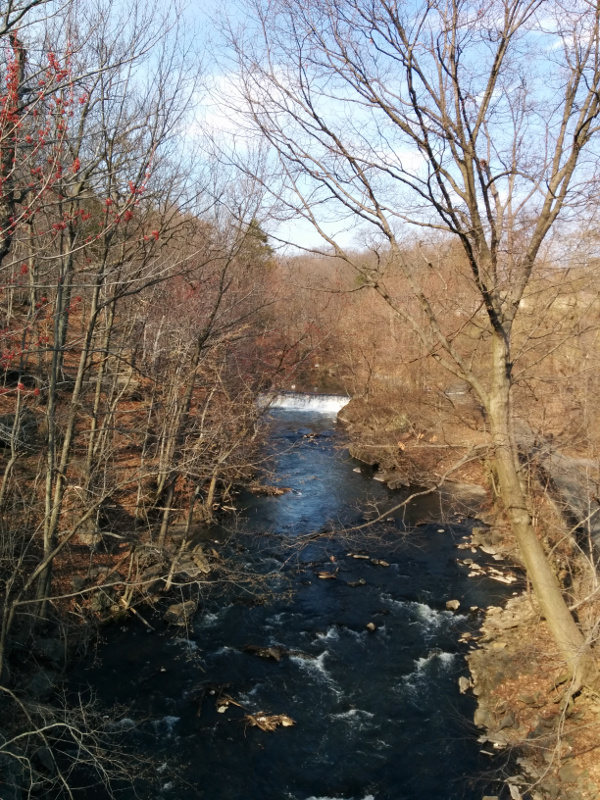
#> input picture tree.jpg, 600 x 800 px
$ python chapter-06.py   (older library calls are emulated)
#> lines starting #> are read from the running program, lines starting #| are printed output that depends on the picture
### chapter 6: Clustering with K-Means

# The elbow method #胳膊肘
# we use this method to define to make choice of K
# it plots the cost function produced by different values of K.

import numpy as np
from sklearn.cluster import KMeans
from scipy.spatial.distance import cdist
import matplotlib.pyplot as plt
cluster1 = np.random.uniform(0.5, 1.5, (2, 10))
cluster2 = np.random.uniform(3.5, 4.5, (2, 10))

X = np.hstack((cluster1, cluster2)).T
plt.scatter(X[:, 0], X[:, 1])
plt.show()
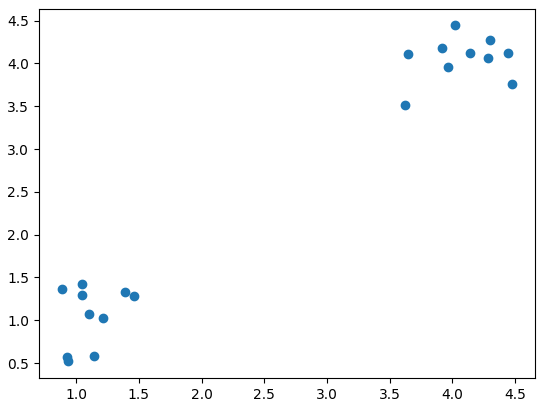
#> figure drawn by matplotlib, 1 panel

plt.close()

K = range(1, 10)
# [1, 2, 3, 4, 5, 6, 7, 8, 9] 其实只有9个类别
meandistortions = []
for k in K:
    kmeans = KMeans(n_clusters=k)
    kmeans.fit(X)
    meandistortions.append(sum(np.min(cdist(X, kmeans.cluster_centers_, 'euclidean'), axis=1)) / X.shape[0])
# cdist(X, kmeans.cluster_centers_, 'euclidean')
# get the distance of each point to the cluster_centers_
# np.min(data,axis=1)选取每一行最小的值，也就是说distortion的定义就是每个点到聚类中心的距离
plt.plot(K, meandistortions, 'bx-')
plt.xlabel('k')
plt.ylabel('Average distortion')
plt.title('Selecting k with the Elbow Method')
plt.show()
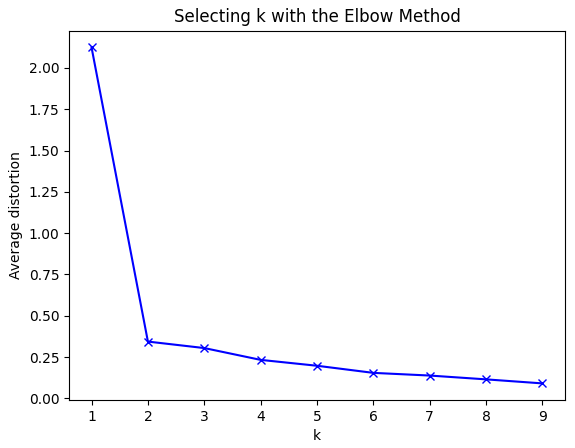
#> figure drawn by matplotlib, 1 panel


cluster1 = np.random.uniform(3.5, 4.5, (2, 10))
cluster2 = np.random.uniform(5.0, 6.0, (2, 10))
cluster3 = np.random.uniform(6.5, 7.5, (2, 10))

# 将两个类的数据组合在一起
X = np.hstack((cluster1, cluster2, cluster3)).T
plt.scatter(X[:, 0], X[:, 1])
plt.close();
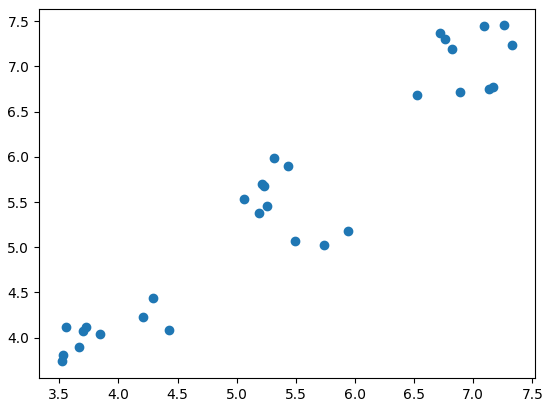
#> figure drawn by matplotlib, 1 panel
#X = np.vstack((cluster1, cluster2)).T
# 变化这个类别的数量
K = range(1, 10)
# [1, 2, 3, 4, 5, 6, 7, 8, 9] 其实只有9个类别
meandistortions = []
for k in K:
    kmeans = KMeans(n_clusters=k)
    kmeans.fit(X)
    meandistortions.append(sum(np.min(cdist(X, kmeans.cluster_centers_, 'euclidean'), axis=1)) / X.shape[0])
# cdist(X, kmeans.cluster_centers_, 'euclidean')
# get the distance of each point to the cluster_centers_
# np.min(data,axis=1)选取每一行最小的值，也就是说distortion的定义就是每个点到聚类中心的距离
# 然后求平均的距离。这个就是失真的定义。
# 然后选取失真水平修缮最好的那一次
plt.plot(K, meandistortions, 'bx-')
plt.xlabel('k')
plt.ylabel('Average distortion')
plt.title('Selecting k with the Elbow Method')
plt.show()
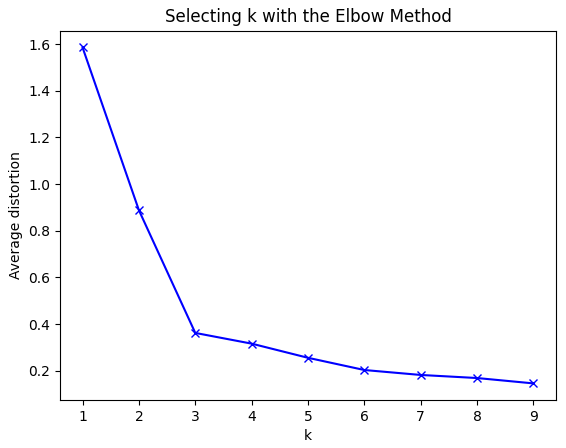
#> figure drawn by matplotlib, 1 panel


### Evaluating clusters
import numpy as np
from sklearn.cluster import KMeans
from sklearn import metrics
import matplotlib.pyplot as plt

plt.subplot(3, 2, 1)
x1 = np.array([1, 2, 3, 1, 5, 6, 5, 5, 6, 7, 8, 9, 7, 9])
x2 = np.array([1, 3, 2, 2, 8, 6, 7, 6, 7, 1, 2, 1, 1, 3])
X = np.array(list(zip(x1, x2))).reshape(len(x1), 2)
plt.xlim([0, 10])
plt.ylim([0, 10])
plt.title('Instances')
plt.scatter(x1, x2)

colors = ['b', 'g', 'r', 'c', 'm', 'y', 'k', 'b']
markers = ['o', 's', 'D', 'v', '^', 'p', '*', '+']
tests = [2, 3, 4, 5, 8]
subplot_counter = 1
for t in tests:
    subplot_counter += 1
    plt.subplot(3, 2, subplot_counter)
    kmeans_model = KMeans(n_clusters=t).fit(X)
    for i, l in enumerate(kmeans_model.labels_):
        plt.plot(x1[i], x2[i], color=colors[l], marker=markers[l], ls='None')
    plt.xlim([0, 10])
    plt.ylim([0, 10])
    plt.title('K = %s, silhouette coefficient = %.03f'
              % (t, metrics.silhouette_score(X, kmeans_model.labels_,
                                             metric='euclidean')))

plt.show()
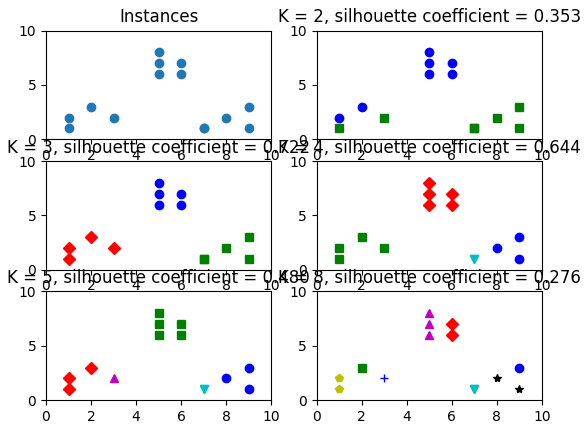
#> figure drawn by matplotlib, 6 panels


### Image quantization
import numpy as np
import matplotlib.pyplot as plt
from sklearn.cluster import KMeans
from sklearn.utils import shuffle
import mahotas as mh

original_img = np.array(mh.imread('tree.jpg'), dtype=np.float64) / 255
original_dimensions = tuple(original_img.shape)
#> original_dimensions = (800, 600, 3)
width, height, depth = tuple(original_img.shape)
#> width = 800; height = 600; depth = 3

image_flattened = np.reshape(original_img, (width * height, depth))
image_array_sample = shuffle(image_flattened, random_state=0)[:1000]
#> image_array_sample = 1000 rows, first 8: [0.502, 0.412, 0.286], [0.725, 0.769, 0.839], [0.0431, 0.0941, 0.118], [0.741, 0.725, 0.682], [0.412, 0.294, 0.145], [0.302, 0.243, 0.153], [0.702, 0.557, 0.443], [0.345, 0.271, 0.216]
estimator = KMeans(n_clusters=20, random_state=0)
estimator.fit(image_array_sample)

#estimator.fit(image_flattened)

cluster_assignments = estimator.predict(image_flattened)
compressed_palette = estimator.cluster_centers_
compressed_img = np.zeros((width, height, compressed_palette.shape[1]))

label_idx = 0
for i in range(width):
    for j in range(height):
        compressed_img[i][j] = compressed_palette[cluster_assignments[label_idx]]
        label_idx += 1
#> after the loop, label_idx = 480000
plt.subplot(122)
plt.title('Original Image')
plt.imshow(original_img)
plt.axis('off')
plt.subplot(121)
plt.title('Compressed Image')
plt.imshow(compressed_img)
plt.axis('off')
plt.show()

plt.close()

### Clustering to learn features

import numpy as np
import mahotas as mh
from mahotas.features import surf
from sklearn.linear_model import LogisticRegression
from sklearn.metrics import *
from sklearn.cluster import MiniBatchKMeans
import glob
from sklearn.metrics import classification_report
from sklearn.metrics import precision_score, recall_score, accuracy_score


all_instance_filenames = []
all_instance_targets = []
for f in glob.glob("D:/download/train/*.jpg"):
    target = 1 if 'cat' in f else 0
    all_instance_filenames.append(f)
    all_instance_targets.append(target)
surf_features = []
counter = 0

for f in all_instance_filenames:
    print('Reading image:', f)
    image = mh.imread(f, as_grey=True)
    surf_features.append(surf.surf(image)[:, 5:])

train_len = int(len(all_instance_filenames) * .60)
#> (the run stopped early here; a loop or call above may not have finished)

$ run again, with headshot.jpg copied over tree.jpg
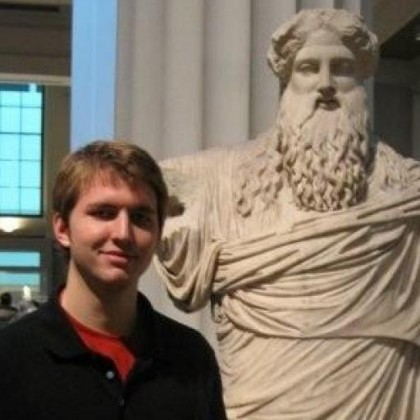
#> input picture headshot.jpg, 420 x 420 px
#> image_array_sample = 1000 rows, first 8: [0.341, 0.133, 0.0784], [0.631, 0.408, 0.333], [0.098, 0.098, 0.0588], [0.282, 0.29, 0.235], [0.0431, 0.0431, 0.00392], [0.753, 0.651, 0.545], [0.71, 0.62, 0.498], [0.475, 0.333, 0.239]
#> after the loop `for i in range(width):`:
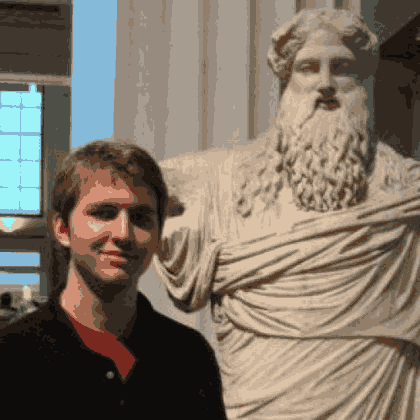
#> compressed_img: shape (420, 420, 3) float64; mean of channels 0, 1, 2 0.496, 0.454, 0.401; drawn as R, G, B
#> after the loop `for i in range(width):`: label_idx = 176400

$ run again, with mandrill.png saved as tree.jpg
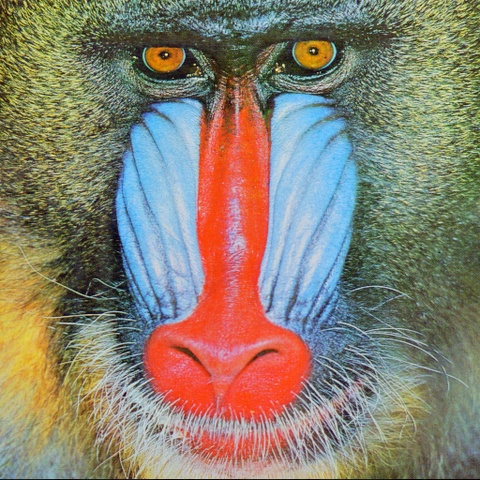
#> input picture mandrill.png, 480 x 480 px
#> image_array_sample = 1000 rows, first 8: [0.216, 0.435, 0.62], [0.651, 0.639, 0.322], [0.463, 0.631, 0.765], [0.365, 0.459, 0.365], [0.945, 0.329, 0.31], [0.216, 0.325, 0.227], [0.208, 0.216, 0.0706], [0.922, 0.275, 0.165]
#> after the loop `for i in range(width):`:
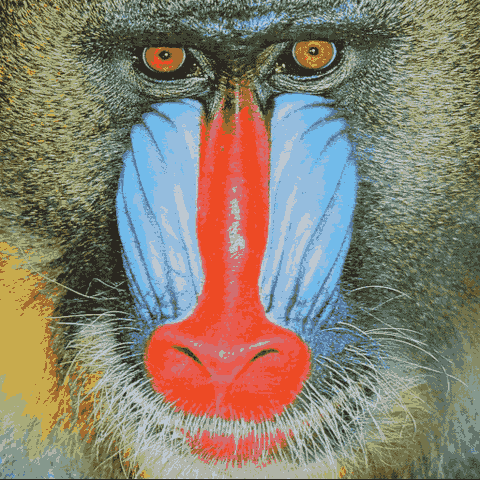
#> compressed_img: shape (480, 480, 3) float64; mean of channels 0, 1, 2 0.534, 0.503, 0.441; drawn as R, G, B
#> after the loop `for i in range(width):`: label_idx = 230400
